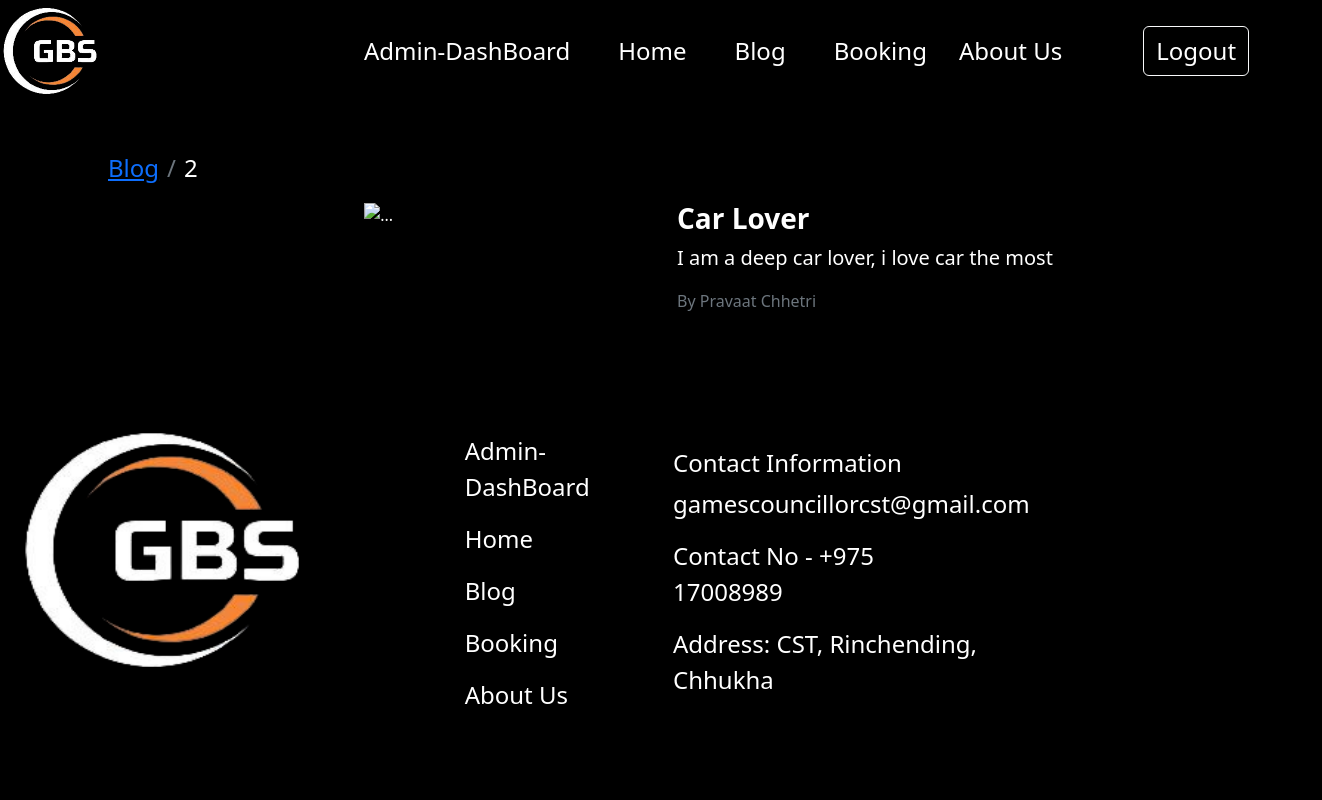
Page /blog/2 (signed in) on the committed database.
### models.py (models this page shows, shortened)
class Blogs(db.Model):
    BId = db.Column(db.Integer, primary_key=True, autoincrement=True)
    title = db.Column(db.String(100), nullable=False)
    content = db.Column(db.Text, nullable=False)
    author = db.Column(db.String(100), nullable=False)
    image = db.Column(db.Text, nullable=False)
    mimetype = db.Column(db.Text, nullable=False)
    date_created = db.Column(db.DateTime, nullable=False, default=datetime.utcnow)

### app.py (the view)
@app.route('/blog/<int:id>')
def blog_detail(id):
    if 'role' in session:
        _blog=Blogs.query.filter_by(BId=id).first()
        return render_template('blog_disp.html',data={'role_status':session['LogAs'],'blog':_blog})
    else:
        blog=Blogs.query.filter_by(BId=id).first()
        return render_template('blog_disp.html', data={'b': 'active','blog':blog})

### templates/blog_disp.html (shortened to what this page needs)
{%extends 'index.html'%}
{%block content%}
<div class="my-5 bg-black text-bg-light container-fluid row text-center">
    <nav aria-label="breadcrumb">
        <ol class="breadcrumb ms-5">
          <li class="breadcrumb-item nav-item fs-4 ms-5"><a class="nav-item" href="\blog">Blog</a></li>
          <li class="breadcrumb-item nav-item fs-4">{{data.blog.BId}}</li>
        </ol>
      </nav>
    <div class="col-lg-1"></div>
    <div class="col-lg-5">
        <img src="/blog/img/{{data.blog.BId}}" class="img-fluid" alt="...">
    </div>
    <div class="col-lg-5 text-center">
        <div class="col-lg-10 col-sm-12 px-3">
            <h1 class="text-start fs-3"><b> {{data.blog.title}} </b></h1>
            <p class="text-start fs-5">{{data.blog.content}}</p>
            <p class="text-start text-muted">By {{data.blog.author}}</p>
        </div>
    </div>
</div>
{%endblock%}

### static/css/index.css (style rules this page uses)
* { background-color: rgba(0, 0, 0, 0); color: white; }

### rows in the picture
Blogs: blog.BId "2", blog "Car Lover", blog.content "I am a deep car lover, i love car the most", blog.author "Pravaat Chhetri"
